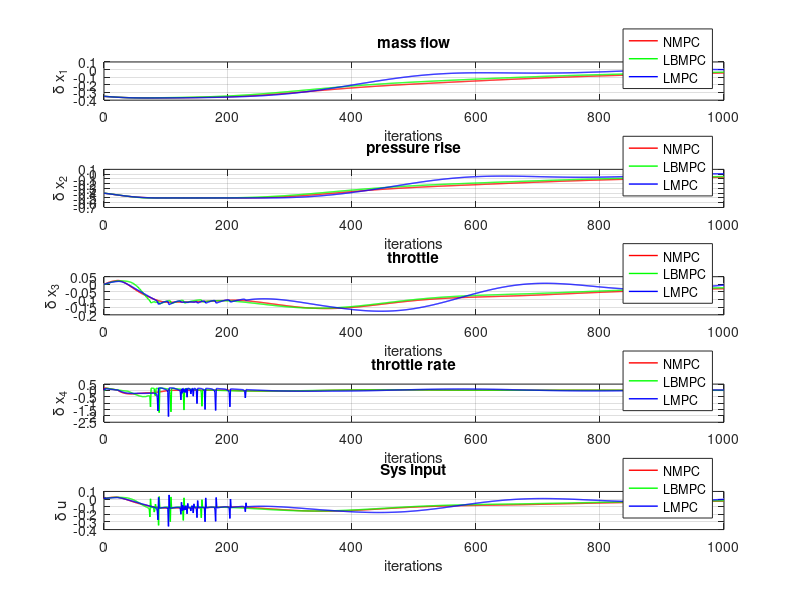
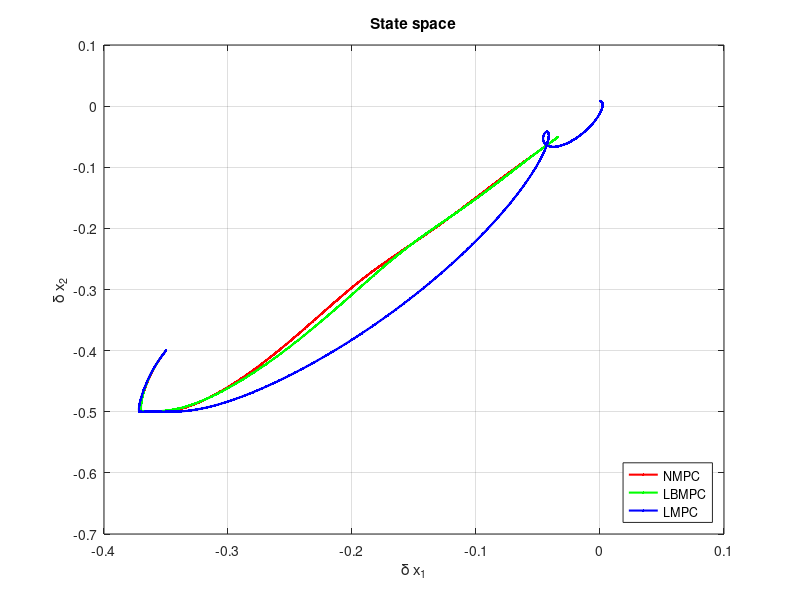

Source code (MATLAB) for these figures, in order:
%% Load data
close all;
NMPC=load('NMPC_sysH_K_T01_N40_new.mat');
LBMPC=load('LBMPC_N40_sys.mat');
LMPC=load('LMPC_sysH_K_T01_N40_new_new.mat');

%% Plot
iterations=size(LMPC.sysHistory,2)-1;

figure;
subplot(5,1,1);
plot(0:iterations, NMPC.sysHistory(1,:),'Linewidth',1,'Color','r'); hold on;
plot(0:iterations,LBMPC.sysHistory(1,:),'Linewidth',1,'Color','g'); hold on;
plot(0:iterations,LMPC.sysHistory(1,:),'Linewidth',1,'Color','b'); 
grid on;
xlabel('iterations');
ylabel('\delta x_1');
title('mass flow');
legend({ 'NMPC', 'LBMPC', 'LMPC'},'Location','southeast')

subplot(5,1,2);
plot(0:iterations, NMPC.sysHistory(2,:),'Linewidth',1,'Color','r'); hold on;
plot(0:iterations,LBMPC.sysHistory(2,:),'Linewidth',1,'Color','g'); hold on;
plot(0:iterations,LMPC.sysHistory(2,:),'Linewidth',1,'Color','b'); 
grid on;
xlabel('iterations');
ylabel('\delta x_2');
title('pressure rise');
legend({ 'NMPC','LBMPC', 'LMPC'},'Location','southeast')

subplot(5,1,3);
plot(0:iterations, NMPC.sysHistory(3,:),'Linewidth',1,'Color','r'); hold on;
plot(0:iterations,LBMPC.sysHistory(3,:),'Linewidth',1,'Color','g'); hold on;
plot(0:iterations,LMPC.sysHistory(3,:),'Linewidth',1,'Color','b'); 
grid on;
xlabel('iterations');
ylabel('\delta x_3');
title('throttle');
legend({ 'NMPC', 'LBMPC','LMPC'},'Location','southeast')

subplot(5,1,4);
plot(0:iterations, NMPC.sysHistory(4,:),'Linewidth',1,'Color','r'); hold on;
plot(0:iterations,LBMPC.sysHistory(4,:),'Linewidth',1,'Color','g'); hold on;
plot(0:iterations,LMPC.sysHistory(4,:),'Linewidth',1,'Color','b'); 
grid on;
xlabel('iterations');
ylabel('\delta x_4');
title('throttle rate');
legend({ 'NMPC','LBMPC', 'LMPC'},'Location','southeast')

subplot(5,1,5);
plot(0:iterations, NMPC.sysHistory(5,:),'Linewidth',1,'Color','r'); hold on;
plot(0:iterations,LBMPC.sysHistory(5,:),'Linewidth',1,'Color','g'); hold on;
plot(0:iterations,LMPC.sysHistory(5,:),'Linewidth',1,'Color','b'); 
grid on;
xlabel('iterations');
ylabel('\delta u');
title('Sys input');
legend({ 'NMPC','LBMPC', 'LMPC'},'Location','southeast')




figure;
plot(NMPC.sysHistory(1,:),NMPC.sysHistory(2,:),'Linewidth',1.5,'Marker','.','Color','r'); hold on;
plot(LBMPC.sysHistory(1,:),LBMPC.sysHistory(2,:),'Linewidth',1.5,'Marker','.','Color','g'); hold on;
plot(LMPC.sysHistory(1,:),LMPC.sysHistory(2,:),'Linewidth',1.5,'Marker','.','Color','b'); 

grid on
xlabel('\delta x_1');
ylabel('\delta x_2');
title('State space');
legend({'NMPC','LBMPC', 'LMPC'},'Location','southeast')
